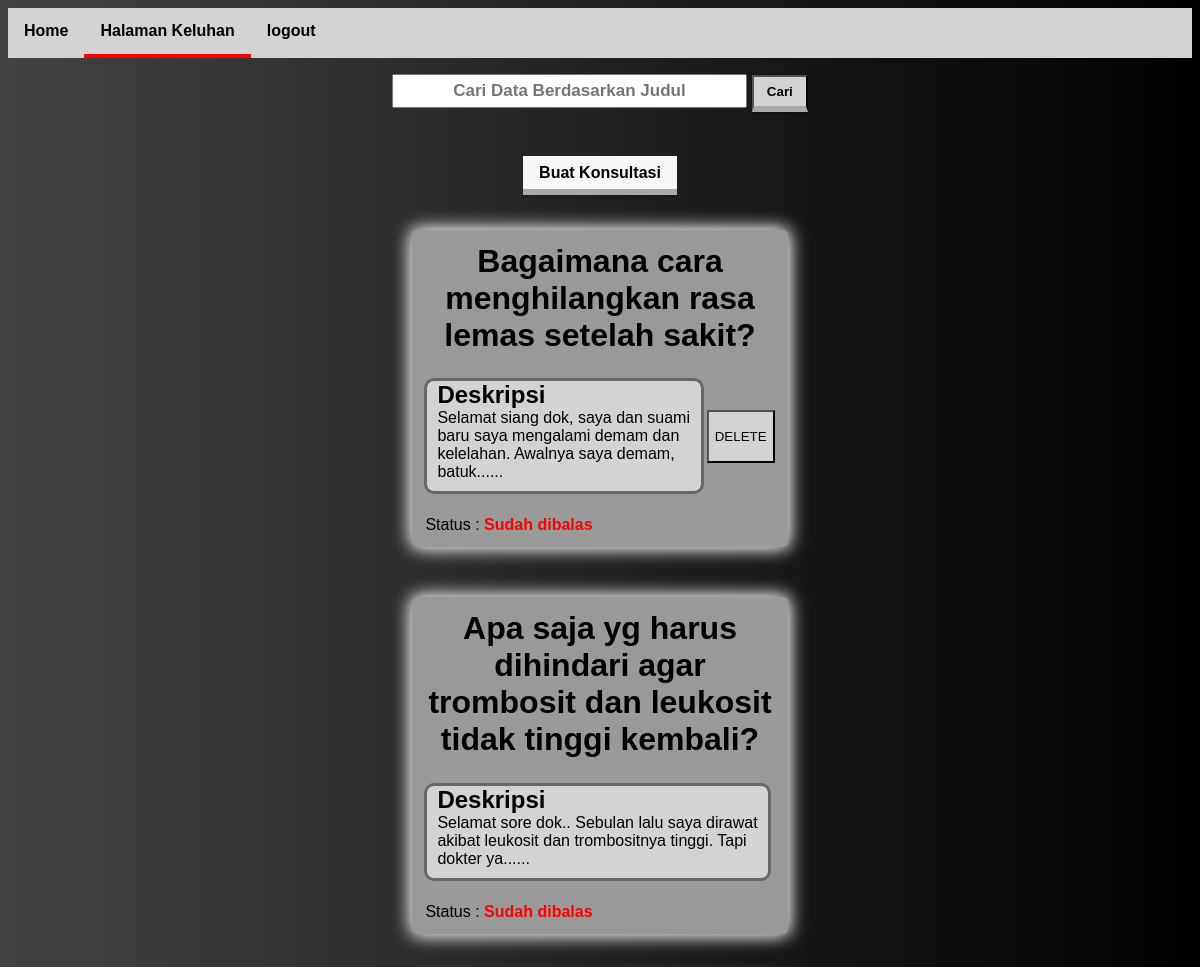
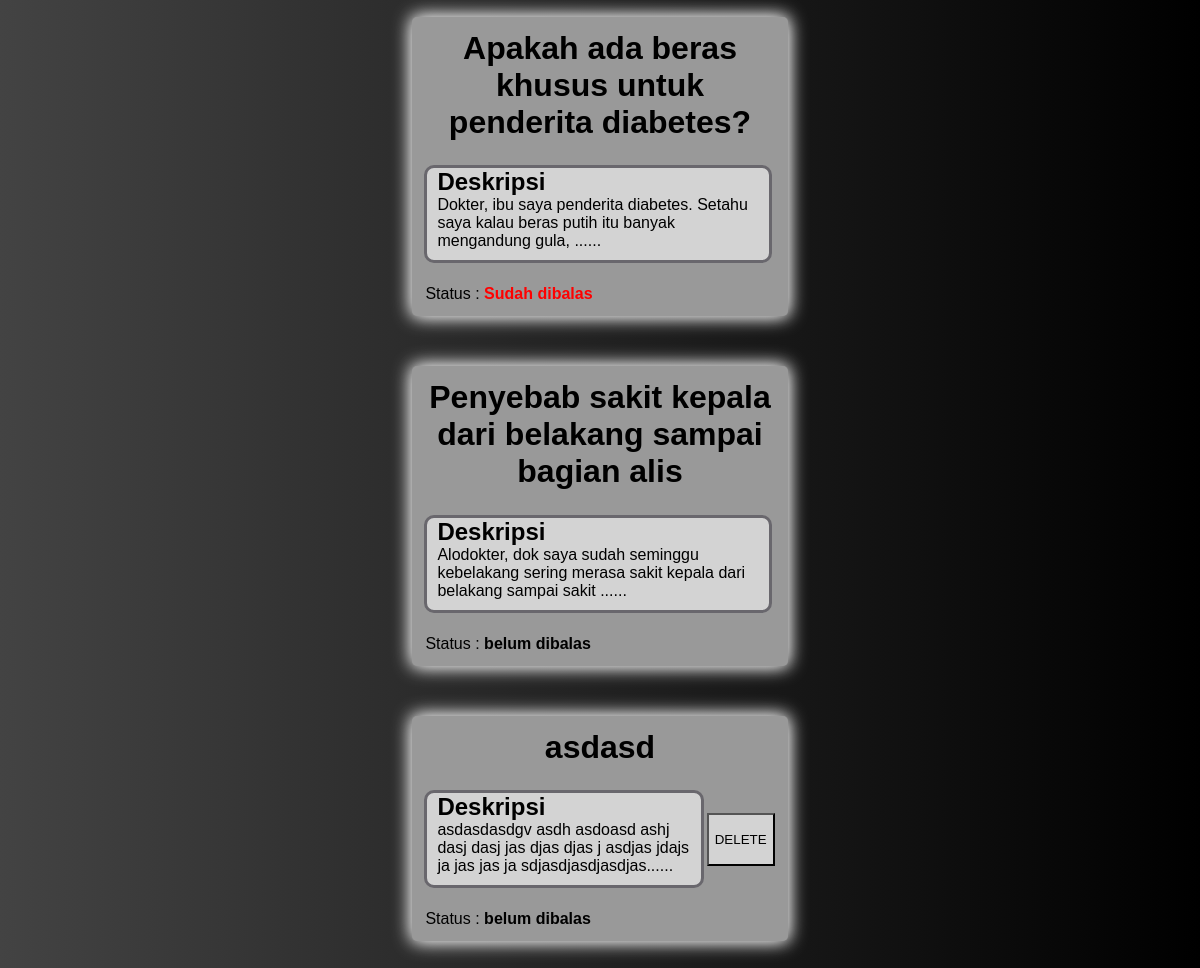
Page /crud.php (signed in) on the committed database (2 pictures, top to bottom).
### tables this page shows
CREATE TABLE `keluhan` (
  `id` int(50) NOT NULL,
  `judul` varchar(250) NOT NULL,
  `deskripsi` text NOT NULL,
  `balasan` text NOT NULL,
  `nama_pengirim` varchar(500) NOT NULL,
  `nama_pembalas` varchar(500) NOT NULL,
  `id_pengirim` int(100) NOT NULL
);

### crud.php (the view, shortened to what this page needs)
<?php
require "delete.php";
?>
<html>
<link rel="stylesheet" href="crud/crud.css">
<head>
</head>
<body style="background-image: linear-gradient(to right, #434343 0%, black 100%);">
<div class="navi">
      <a href="index.php" >Home</a>
      <a href="crud.php" style="border-bottom: 4px solid red;">Halaman Keluhan</a>
      <a href="logout.php">logout</a>
</div>
<center>
    <form action="" method="GET" style="margin-top: 1em">
        <input style="padding:0.3em 2em; width:30%;" type="text" name="cari_nama" align="center" placeholder="Cari Data Berdasarkan Judul">
        <button class="square_btn" style="background-color: lightgray;margin-top: 0;" type="submit"> Cari</button>
    </form><br><br>
</center>
    <center><a class="square_btn" href="tambah.php">Buat Konsultasi</a><br /><br></center>
 <?php if (isset($_GET['cari_nama'])){ ?>
        <?php
        $cari_nama = $_GET['cari_nama'];
        $result = mysqli_query($conn, "SELECT * FROM keluhan WHERE judul like '%$cari_nama%'");
        ?>
        <?php if ($result->num_rows > 0){
                while ($data = mysqli_fetch_array($result)) {
                       $id = $data['id'];
                       $judul = $data['judul'];
                       $deskripsi = $data['deskripsi'];
                       $nama_pengirim = $data['nama_pengirim'];
                       $id_pengirim = $data['id_pengirim'];
                       $balasan = $data['balasan'];?>
        <a href="detail.php?id=<?=$id?>" class="crud_satu" style="border-radius: 5px;background-color:#999999;" >
             <table>
                <tr><td colspan="2"><center>
                <h1 style="color: black"><?= $judul; ?></h1></center></td></tr>
               <tr>
                   <td class="isi" style="border:3px solid #69676D;border-radius: 10px;background-color: lightgray;"><h2 style="margin-bottom: 0px">Deskripsi</h2>
                    <?=substr($deskripsi, 0, 100)?>......</td>
                <td>
                    <?php if($id_pengirim == $_SESSION['id']){ ?>
                <form method="POST">
                       <input type="hidden" name="id" value="<?= $id; ?>">
                       <button style="background-color: lightgray;margin-top: 25%;padding-top: 25%;padding-bottom: 25%"type="submit" onclick="return confirm('Apa anda yakin untuk hapus?');" name="delete">DELETE</button>
                   </form>
               <?php } ?>
                   </td></tr>
                   <tr><td style="padding-top: 20px;" colspan="2"> Status : <?php if(!(empty($balasan))) { ?> <b style="color: red">Sudah dibalas<b> <?php } else { ?> <b>belum dibalas<b> <?php } ?> </td></tr>
            </table>
        </a>
        <?php
            }
        }else{  ?>
        <a href="detail.php?id=<?=$id?>" class="crud_satu" style="border-radius: 5px;background-color:#999999;" >
                <h1>Keluhan yang anda cari tidak ada</h1>
            </a>
            <?php
        }
    } else {
           $result = mysqli_query($conn, "select * from keluhan");
           while ($data = mysqli_fetch_array($result)){
               $id = $data['id'];
               $judul = $data['judul'];
               $deskripsi = $data['deskripsi'];
               $id_pengirim = $data['id_pengirim'];
               $balasan = $data['balasan'];
           ?>
           <a href="detail.php?id=<?=$id?>" class="crud_satu" style="border-radius: 5px;background-color:#999999;" >
             <table>
                <tr><td colspan="2"><center>
                <h1 style="color: black"><?= $judul; ?></h1></center></td></tr>
               <tr>
                   <td class="isi" style="border:3px solid #69676D;border-radius: 10px;background-color: lightgray;"><h2 style="margin-bottom: 0px">Deskripsi</h2>
                    <?=substr($deskripsi, 0, 100)?>......</td>
                <td>
                    <?php if($id_pengirim == $_SESSION['id']){ ?>
                <form method="POST">
                       <button style="background-color: lightgray;margin-top: 25%;padding-top: 25%;padding-bottom: 25%"type="submit" onclick="return confirm('Apa anda yakin untuk hapus?');" name="delete">DELETE</button>
                   </form>
               <?php } ?>
                   </td></tr>
        <tr><td style="padding-top: 20px;" colspan="2"> Status : <?php if(!(empty($balasan))) { ?> <b style="color: red">Sudah dibalas<b> <?php } else { ?> <b>belum dibalas<b> <?php } ?> </td></tr>
            </table>
        </a>
        <?php
            }
        } ?>
</body>
</html>

### crud/crud.css (style rules this page uses)
body { font-family: sans-serif; }
.crud_satu { text-decoration: none; position:absolute; margin: auto; display: flex; justify-content: center; padding: 10px; width: 30%; position: relative; margin-top: 30px; margin-bottom: 0px; box-shadow: 0 0 20px white, 0 0 15px #959595; margin-bottom: 50px; }
.isi { padding: 10px; padding-top: 0px; }
.square_btn { margin-top: 50px; padding: 0.5em 1em; text-decoration: none; background: #f7f7f7; border-bottom: solid 6px darkgray; color: black; font-weight: bold; box-shadow: 0px 2px 2px rgba(0, 0, 0, 0.29); }
.navi { overflow: hidden; background-color: lightgray; }
.navi a { font-family: Arial; font-weight: bold; float: left; display: block; color: black; text-align: center; padding: 14px 16px; text-decoration: none; }

### crud.php (style rules this page uses)
::placeholder { text-align: center; }
input { text-align: center; font-weight: bold; font-size: 17px; }

### rows in the picture
keluhan: judul "Bagaimana cara menghilangkan rasa lemas setelah sakit?", deskripsi "Selamat siang dok, saya dan suami baru saya mengalami demam dan kelelahan. Awalnya saya demam, batuk", shows "Sudah dibalas"
keluhan: judul "Apa saja yg harus dihindari agar trombosit dan leukosit tidak tinggi kembali?", deskripsi "Selamat sore dok.. Sebulan lalu saya dirawat akibat leukosit dan trombositnya tinggi. Tapi dokter ya", shows "Sudah dibalas"
keluhan: judul "Apakah ada beras khusus untuk penderita diabetes?", deskripsi "Dokter, ibu saya penderita diabetes. Setahu saya kalau beras putih itu banyak mengandung gula,", shows "Sudah dibalas"
keluhan: judul "Penyebab sakit kepala dari belakang sampai bagian alis", deskripsi "Alodokter, dok saya sudah seminggu kebelakang sering merasa sakit kepala dari belakang sampai sakit", shows "belum dibalas"
keluhan: judul "asdasd", deskripsi "asdasdasdgv asdh asdoasd ashj dasj dasj jas djas djas j asdjas jdajs ja jas jas ja sdjasdjasdjasdjas", shows "belum dibalas"
